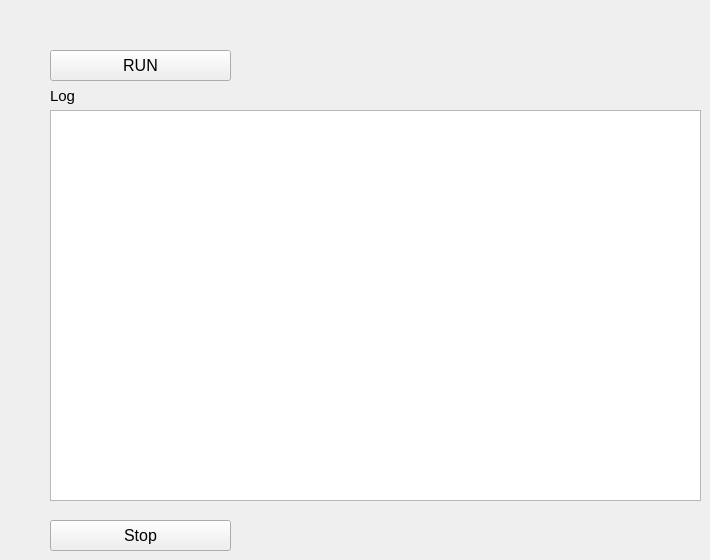
      <widget class="QWidget" name="run_tab">
       <attribute name="title">
        <string>Run</string>
       </attribute>
       <widget class="QPushButton" name="run_button">
        <property name="geometry">
         <rect>
          <x>50</x>
          <y>50</y>
          <width>181</width>
          <height>31</height>
         </rect>
        </property>
        <property name="font">
         <font>
          <pointsize>12</pointsize>
          <weight>50</weight>
          <bold>false</bold>
         </font>
        </property>
        <property name="text">
         <string>RUN</string>
        </property>
       </widget>
       <widget class="QPushButton" name="stop_button">
        <property name="geometry">
         <rect>
          <x>50</x>
          <y>520</y>
          <width>181</width>
          <height>31</height>
         </rect>
        </property>
        <property name="font">
         <font>
          <pointsize>12</pointsize>
          <weight>50</weight>
          <bold>false</bold>
         </font>
        </property>
        <property name="text">
         <string>Stop</string>
        </property>
       </widget>
       <widget class="QPlainTextEdit" name="ouput_textedit">
        <property name="geometry">
         <rect>
          <x>50</x>
          <y>110</y>
          <width>651</width>
          <height>391</height>
         </rect>
        </property>
        <property name="readOnly">
         <bool>true</bool>
        </property>
       </widget>
       <widget class="QLabel" name="label_42">
        <property name="geometry">
         <rect>
          <x>50</x>
          <y>80</y>
          <width>51</width>
          <height>31</height>
         </rect>
        </property>
        <property name="font">
         <font>
          <pointsize>11</pointsize>
          <weight>50</weight>
          <bold>false</bold>
         </font>
        </property>
        <property name="text">
         <string>Log</string>
        </property>
       </widget>
      </widget>
